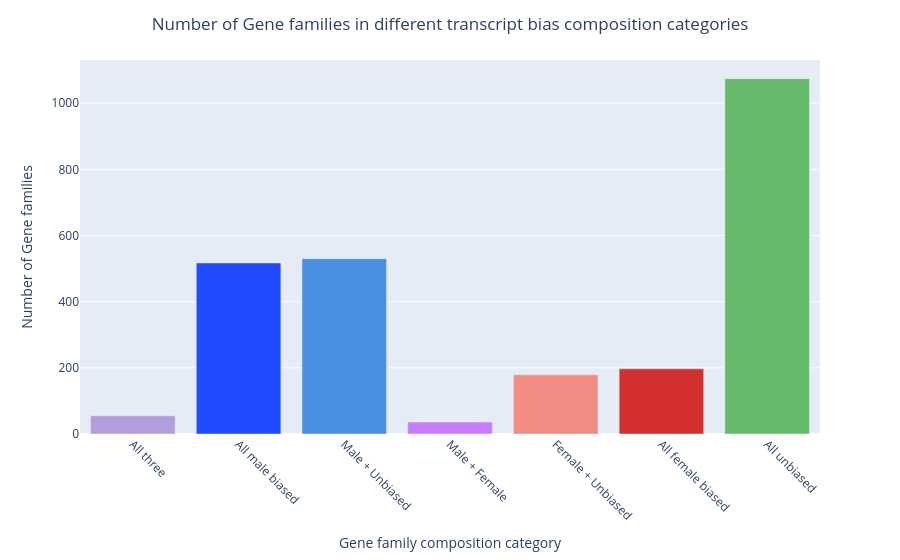

The code cell stored with this chart in its notebook:
### Markdown cell above
Plot

### Code cell
fig5 = px.bar(
    hog_category_counts,
    x="category",
    y="count",
    color="category",
    color_discrete_map=category_colors,
    category_orders={"category": category_order}
)

fig5.update_layout(
    title=dict(text="Number of Gene families in different transcript bias composition categories", x=0.5, xanchor="center"),
    xaxis_title="Gene family composition category",
    yaxis_title="Number of Gene families",
    xaxis_tickangle=45,
    showlegend=False
)

fig5.show()

### Figure 1 — Plotly figure (JSON) as saved in the notebook; plotly's stock layout.template omitted (floating-point values rounded to 4 significant figures)
{"data": [{"hovertemplate": "category=%{x}<br>count=%{y}<extra></extra>", "legendgroup": "All three", "marker": {"color": "#B39DDB", "pattern": {"shape": ""}}, "name": "All three", "orientation": "v", "showlegend": true, "textposition": "auto", "type": "bar", "x": ["All three"], "xaxis": "x", "y": [55], "yaxis": "y"}, {"hovertemplate": "category=%{x}<br>count=%{y}<extra></extra>", "legendgroup": "All male biased", "marker": {"color": "#1F4BFF", "pattern": {"shape": ""}}, "name": "All male biased", "orientation": "v", "showlegend": true, "textposition": "auto", "type": "bar", "x": ["All male biased"], "xaxis": "x", "y": [517], "yaxis": "y"}, {"hovertemplate": "category=%{x}<br>count=%{y}<extra></extra>", "legendgroup": "Male + Unbiased", "marker": {"color": "#4A90E2", "pattern": {"shape": ""}}, "name": "Male + Unbiased", "orientation": "v", "showlegend": true, "textposition": "auto", "type": "bar", "x": ["Male + Unbiased"], "xaxis": "x", "y": [530], "yaxis": "y"}, {"hovertemplate": "category=%{x}<br>count=%{y}<extra></extra>", "legendgroup": "Male + Female", "marker": {"color": "#C77DFF", "pattern": {"shape": ""}}, "name": "Male + Female", "orientation": "v", "showlegend": true, "textposition": "auto", "type": "bar", "x": ["Male + Female"], "xaxis": "x", "y": [36], "yaxis": "y"}, {"hovertemplate": "category=%{x}<br>count=%{y}<extra></extra>", "legendgroup": "Female + Unbiased", "marker": {"color": "#F28B82", "pattern": {"shape": ""}}, "name": "Female + Unbiased", "orientation": "v", "showlegend": true, "textposition": "auto", "type": "bar", "x": ["Female + Unbiased"], "xaxis": "x", "y": [179], "yaxis": "y"}, {"hovertemplate": "category=%{x}<br>count=%{y}<extra></extra>", "legendgroup": "All female biased", "marker": {"color": "#D32F2F", "pattern": {"shape": ""}}, "name": "All female biased", "orientation": "v", "showlegend": true, "textposition": "auto", "type": "bar", "x": ["All female biased"], "xaxis": "x", "y": [197], "yaxis": "y"}, {"hovertemplate": "category=%{x}<br>count=%{y}<extra></extra>", "legendgroup": "All unbiased", "marker": {"color": "#66BB6A", "pattern": {"shape": ""}}, "name": "All unbiased", "orientation": "v", "showlegend": true, "textposition": "auto", "type": "bar", "x": ["All unbiased"], "xaxis": "x", "y": [1074], "yaxis": "y"}], "layout": {"barmode": "relative", "legend": {"title": {"text": "category"}, "tracegroupgap": 0}, "margin": {"t": 60}, "showlegend": false, "title": {"text": "Number of Gene families in different transcript bias composition categories", "x": 0.5, "xanchor": "center"}, "xaxis": {"anchor": "y", "categoryarray": ["All three", "All male biased", "Male + Unbiased", "Male + Female", "Female + Unbiased", "All female biased", "All unbiased"], "categoryorder": "array", "domain": [0, 1], "tickangle": 45, "title": {"text": "Gene family composition category"}}, "yaxis": {"anchor": "x", "domain": [0, 1], "title": {"text": "Number of Gene families"}}}}
